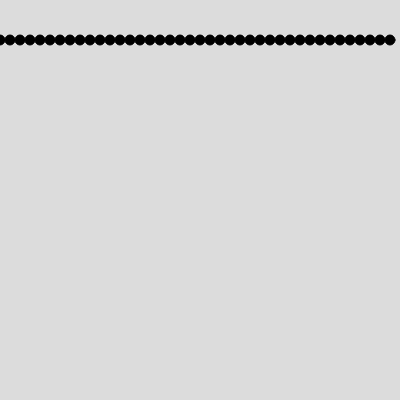
Frame 1 (no input)
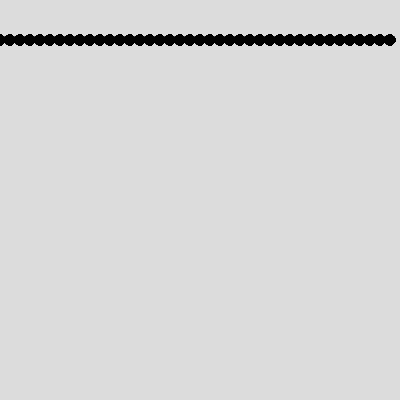
Frame 60 (no input)
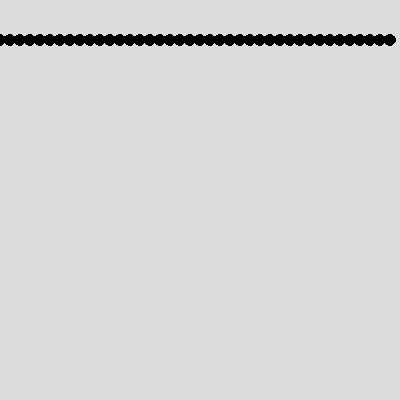
Frame 120 (the mouse pressed at the canvas centre since frame 60)

The p5.js sketch that drew these frames (run headless with seeded random() and noise() and a simulated clock; from frame 60 on, the mouse is pressed at the canvas centre):

// p5.js sketch
// ── sketch.js
// let i = 0;
// let x = 10;

function setup() {
  createCanvas(400, 400);
  background(220);
}

function draw() {
  
fill(0);


for(let x = 0; x < width; x+= 10) {
  circle(x, 40, 10);
  }
	
}
